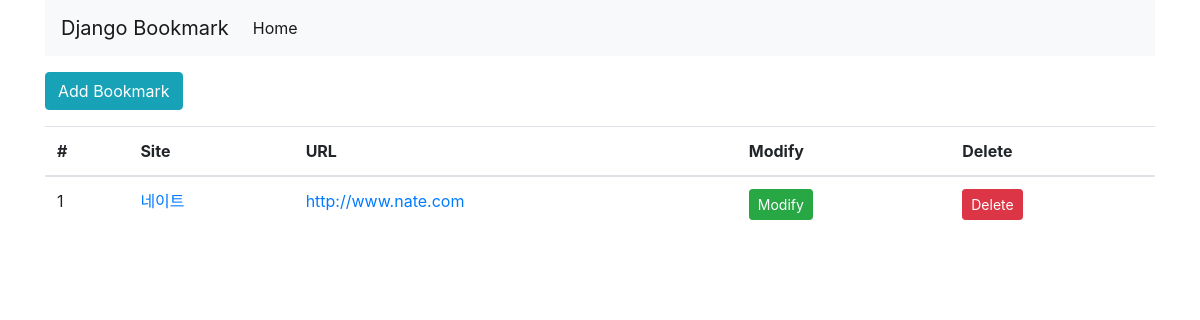
Before: /bookmark/ with the older database file.
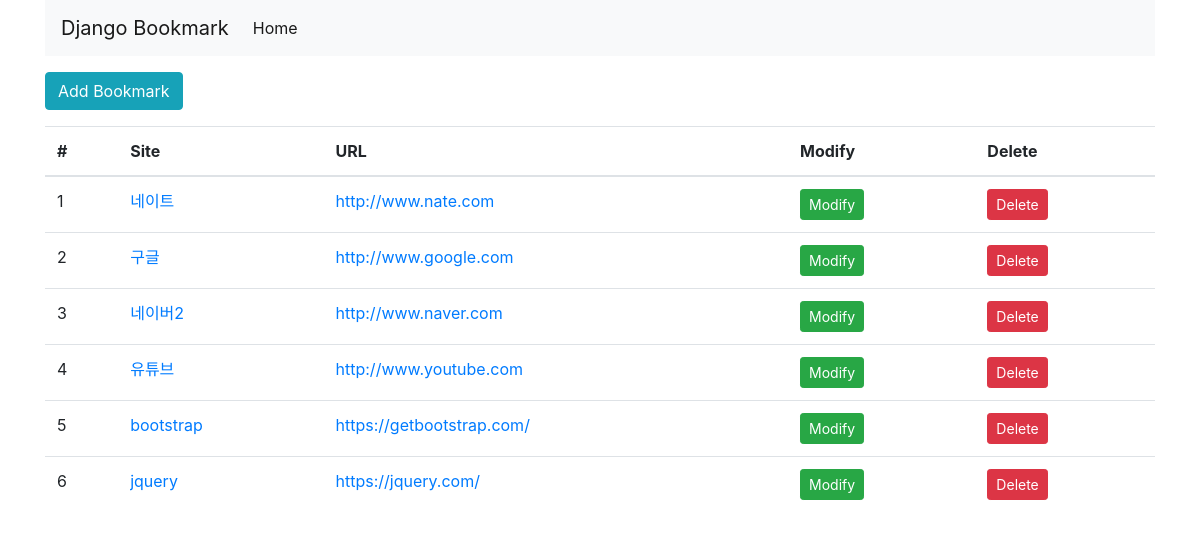
After: the same page with the newer database file.
### bookmark/models.py (models this page shows, shortened)
class Bookmark(models.Model):
    site_name = models.CharField(max_length=100) # 글자를 입력
    url = models.URLField('Site URL') # URLField로 만들면 장고 자체에서 링크 기능을 제공한다.

### bookmark/views.py (the view)
# urls.py: path('', BookmarkListView.as_view(), name='list'),
class BookmarkListView(ListView):
    model = Bookmark
    paginate_by = 6

### bookmark/templates/bookmark/bookmark_list.html (shortened to what this page needs)
{% extends 'base.html' %}
{% block content %}
    <div class="btn-group">
        <a href="{% url 'add' %}" class="btn btn-info">Add Bookmark</a>
    </div>
    <table class="table">
        <thead>
            <tr>
                <th scope="col">#</th>
                <th scope="col">Site</th>
                <th scope="col">URL</th>
                <th scope="col">Modify</th>
                <th scope="col">Delete</th>
            </tr>
        </thead>
        <tbody>
            {% for bookmark in object_list %}
                <tr>
                    <td>{{ forloop.counter }}</td>
                    <td><a href="{% url 'detail' pk=bookmark.id %}">{{ bookmark.site_name }}</a></td>
                    <td><a href="{{ bookmark.url }}" target="_blank">{{ bookmark.url }}</a></td>
                    <td><a href="{% url 'update' pk=bookmark.id %}" class="btn btn-success btn-sm">Modify</a></td>
                    <td><a href="{% url 'delete' pk=bookmark.id %}" class="btn btn-danger btn-sm">Delete</a></td>
                </tr>
            {% endfor %}
        </tbody>
    </table>
{% endblock %}

### templates/base.html (shortened to what this page needs)
<!DOCTYPE html>
<html lang="en">
<head>
    <link rel="stylesheet" href="https://cdn.jsdelivr.net/npm/bootstrap@4.5.3/dist/css/bootstrap.min.css">
    {% load static %}
    <link rel="stylesheet" href="{% static 'style.css' %}">
</head>
<body>
    <div class="container">
        <nav class="navbar navbar-expand-lg navbar-light bg-light">
            <a class="navbar-brand" href="#">Django Bookmark</a>
            <div class="collapse navbar-collapse" id="navbarSupportedContent">
                <ul class="navbar-nav mr-auto">
                    <li class="nav-item active">
                        <a class="nav-link" href="#">Home <span class="sr-only">(current)</span></a>
                    </li>
                </ul>
            </div>
        </nav>
        <div class="row">
            <div class="col">
                {% block content %}
                {% endblock %}
            </div>
        </div>
    </div>
</body>
</html>

### static/style.css (style rules this page uses)
body { width: 100%; }

Changed rows visible on the page:
added Bookmark: site_name "구글", url "http://www.google.com"
added Bookmark: site_name "네이버2", url "http://www.naver.com"
added Bookmark: site_name "유튜브", url "http://www.youtube.com"
added Bookmark: site_name "bootstrap", url "https://getbootstrap.com/"
added Bookmark: site_name "jquery", url "https://jquery.com/"
